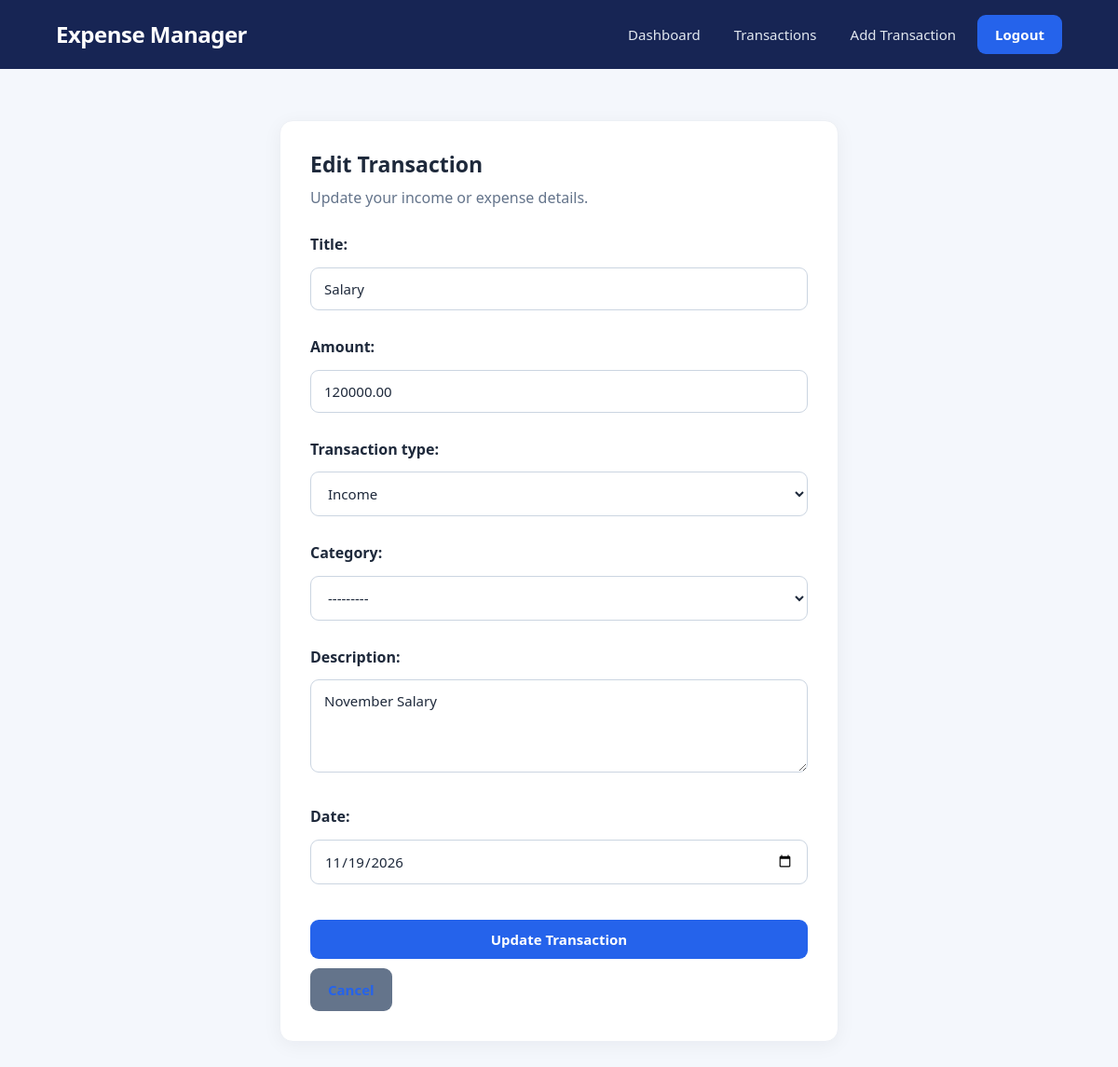
Page /edit/2/ (signed in) on the committed database.
### expenses/models.py (models this page shows, shortened)
class Expense(models.Model):
    TRANSACTION_TYPES = [('income', 'Income'),('expense', 'Expense'),]
    user = models.ForeignKey(User, on_delete=models.CASCADE)
    title = models.CharField(max_length=200)
    amount = models.DecimalField(max_digits=10, decimal_places=2)
    transaction_type = models.CharField(max_length=10, choices=TRANSACTION_TYPES, default='expense')
    category = models.ForeignKey(Category, on_delete=models.SET_NULL, null=True, blank=True)
    description = models.TextField(blank=True)
    date = models.DateField()
    created_at = models.DateTimeField(auto_now_add=True)

### expenses/views.py (the view)
# urls.py: path('edit/<int:expense_id>/', views.edit_expense, name='edit_expense'),
@login_required
def edit_expense(request, expense_id):
    expense = get_object_or_404(
        Expense,
        id=expense_id,
        user=request.user
    )
    if request.method == 'POST':
        form = ExpenseForm(request.POST, instance=expense)
        if form.is_valid():
            form.save()
            messages.success(request, 'Transaction updated successfully!')
            return redirect('expense_list')
    else:
        form = ExpenseForm(instance=expense)
    return render(
        request,
        'expenses/edit_expense.html',
        {'form': form}
    )

### expenses/forms.py
class ExpenseForm(forms.ModelForm):
    class Meta:
        model = Expense
        fields = [
            'title',
            'amount',
            'transaction_type',
            'category',
            'description',
            'date',
        ]
        widgets = {
            'date': forms.DateInput(
                attrs={'type': 'date'}
            ),
            'description': forms.Textarea(
                attrs={'rows': 3}
            ),
        }

### expenses/templates/expenses/edit_expense.html (shortened to what this page needs)
{% extends 'base.html' %}
{% block content %}
<div class="card auth-card" style="max-width: 600px;">
    <div style="margin-bottom: 25px;">
        <h2>Edit Transaction</h2>
        <p>Update your income or expense details.</p>
    </div>
    <form method="POST">
        {{ form.as_p }}
        <div class="actions">
            <button type="submit">
                Update Transaction
            </button>
            <a href="{% url 'expense_list' %}" class="btn"
               style="background: #64748b;">
            </a>
        </div>
    </form>
</div>
{% endblock %}

### expense_manager/templates/base.html (style rules this page uses)
* { margin: 0; padding: 0; box-sizing: border-box; }
:root { --primary: #2563eb; --primary-dark: #1d4ed8; --navy: #172554; --background: #f4f7fc; --white: #ffffff; --text: #1e293b; --muted: #64748b; --border: #e2e8f0; --green: #16a34a; --red: #dc2626; --radius: 14px; }
body { font-family: 'Segoe UI', Arial, sans-serif; background: var(--background); color: var(--text); line-height: 1.6; min-height: 100vh; }
h1, h2, h3 { line-height: 1.3; }
h2 { font-size: 23px; }
p { color: var(--muted); }
.card { background: var(--white); padding: 25px; border-radius: var(--radius); box-shadow: 0 4px 20px rgba(15, 23, 42, 0.05); border: 1px solid #edf0f5; margin-bottom: 22px; }
form { width: 100%; }
label { display: block; font-weight: 600; margin: 12px 0 5px; color: var(--text); }
input, select, textarea { width: 100%; padding: 12px 14px; margin: 6px 0 15px; border: 1px solid #cbd5e1; border-radius: 9px; background: white; color: var(--text); font-size: 15px; font-family: inherit; outline: none; transition: 0.2s; }
textarea { resize: vertical; min-height: 100px; }
button, .btn { display: inline-block; background: var(--primary); color: white; padding: 11px 19px; border: none; border-radius: 9px; font-size: 15px; font-weight: 600; text-decoration: none; cursor: pointer; font-family: inherit; transition: 0.2s; }
.auth-card { max-width: 460px; width: 100%; margin: 55px auto; padding: 32px; }
.auth-card h2 { margin-bottom: 8px; }
.auth-card button { width: 100%; margin-top: 5px; }
.auth-card a { color: var(--primary); font-weight: 600; text-decoration: none; }
.actions { display: flex; flex-wrap: wrap; gap: 10px; margin-top: 18px; }

### rows in the picture
Expense: title "Salary", amount "120000.00", transaction_type "Income", category "---------", description "November Salary", date "11/19/2026"
